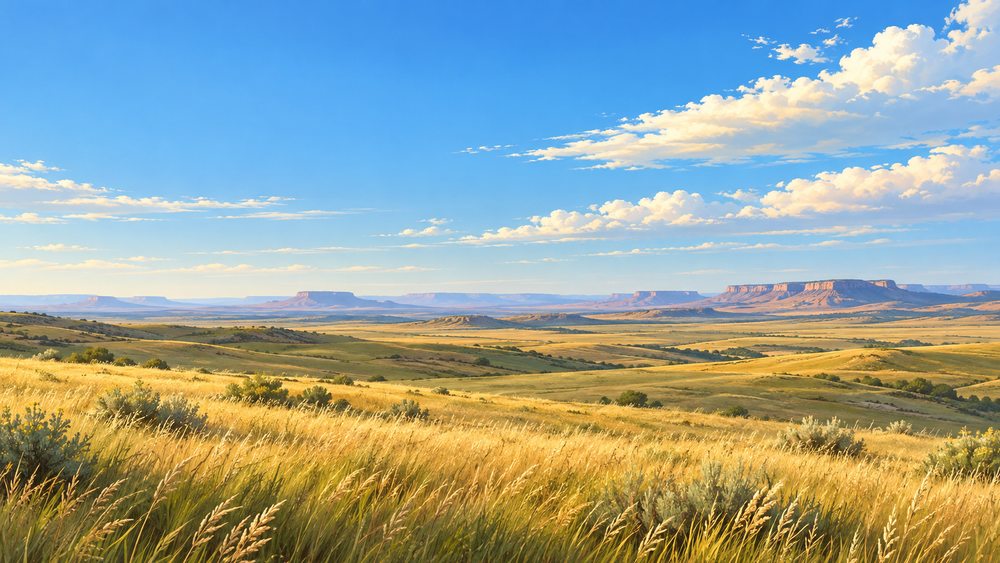
#> input picture design/art/golden-prairie/reference.png, 1000 x 563 px, shrunk from 1672 x 941 before the run
$ python banding-check.py ../design/art/golden-prairie/reference.png
#> lines starting #> are read from the running program, lines starting #| are printed output that depends on the picture
#!/usr/bin/env python3
"""Measure gradient-banding risk in wallpaper images.

A smooth 8-bit gradient that changes by only a few levels over hundreds of
pixels quantizes into flat bands. Fine grain (dither) breaks those bands into
short runs. This script walks vertical scanlines through smooth regions and
measures how long each column stays on exactly the same RGB value.

Per file and region it reports:
  p50 / p95 / max  per column, the longest run of one exact RGB value that is
                   bounded on both ends by a small step (1..--step levels), in px.
                   That is a gradient band; solid shapes bounded by hard edges
                   are not counted (0 means no bands in that column).
  flat%            share of vertically adjacent pixel pairs that are identical
  levels           distinct values of the green channel in the region
  verdict          ok when p95 <= --limit, otherwise RISK

Usage:
  scripts/banding-check.py [--limit N] [--region NAME:Y0:Y1 ...] FILE...
Y0 and Y1 are fractions of the image height. Default regions are the upper sky
(0.00-0.30) and the dark foreground behind the controls (0.80-1.00).
Exit status is 1 if any region is at risk. Needs Pillow and numpy.
"""
import argparse
import sys

import numpy as np
from PIL import Image

DEFAULT_REGIONS = ["sky:0.00:0.30", "foreground:0.80:1.00"]


def band_runs(block: np.ndarray, max_step: int):
    """Per column, the longest run of identical RGB values that is bounded on both
    sides by a small step (1..max_step levels): the signature of a quantized
    gradient. Runs bounded by big edges (silhouettes, solid shapes) are not bands."""
    b = block.astype(np.int16)
    d = np.abs(b[1:] - b[:-1]).max(axis=2)  # (h-1) x w, step between rows
    w = d.shape[1]
    longest = np.zeros(w, dtype=np.int32)
    for x in range(w):
        col = d[:, x]
        edges = np.flatnonzero(col)
        if len(edges) < 2:
            continue
        lengths = np.diff(edges)
        small = (col[edges] <= max_step)
        is_band = small[:-1] & small[1:]
        if is_band.any():
            longest[x] = lengths[is_band].max()
    return longest, d == 0


def analyse(path: str, regions, limit: int, max_step: int):
#> called with limit = 16, max_step = 3
    img = Image.open(path).convert("RGB")
#> img is the input picture: PIL image 1000x563 RGB; mean R, G, B 150.5, 165, 156.8
    px = np.asarray(img)
    h = px.shape[0]
#> h = 563
    rows = []
    for spec in regions:
        name, y0, y1 = spec.split(":")
        a, b = int(float(y0) * h), int(float(y1) * h)
        block = px[a:b]
        runs, same = band_runs(block, max_step)
        p50, p95 = np.percentile(runs, [50, 95])
        rows.append(
            dict(
                file=path,
                region=f"{name} {float(y0):.2f}-{float(y1):.2f}",
                p50=int(p50),
                p95=int(p95),
                max=int(runs.max()),
                flat=100.0 * same.mean(),
                levels=len(np.unique(block[..., 1])),
                ok=p95 <= limit,
            )
        )
#> this loop made 2 passes
#> (p50, p95) on passes 1 to 2: (2, 4), (1, 1)
#> pass 1, in analyse, `block = px[a:b]`:
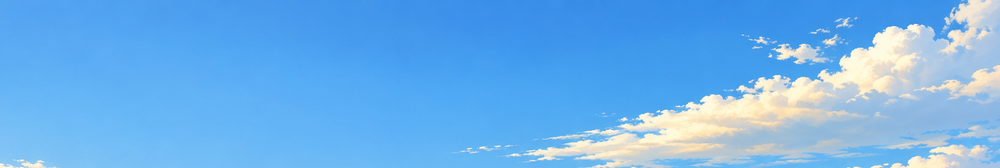
#> block: shape (168, 1000, 3); mean R, G, B 109.7, 177, 234.5
#> pass 1, in band_runs, `d = np.abs(b[1:] - b[:-1]).max(axis=2)`:
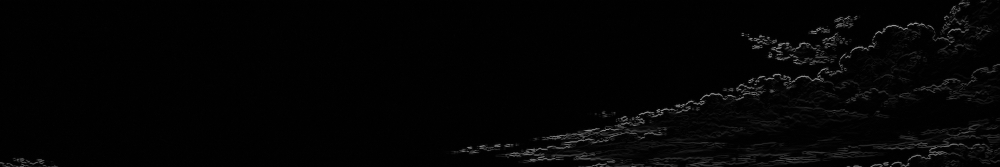
#> d: shape (167, 1000) int16; min 0, max 155, mean 4.3
#> pass 1, in analyse, `runs, same = band_runs(block, max_step)`:
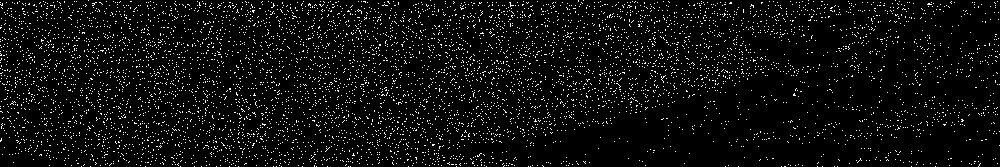
#> same: shape (167, 1000) bool; 5.2% white in thin lines or dots
#> after the loop:
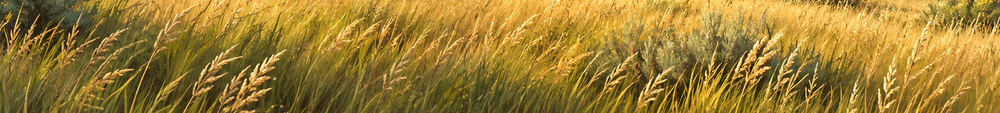
#> block: shape (113, 1000, 3); mean R, G, B 154.8, 124.8, 50.8
#> after the loop:
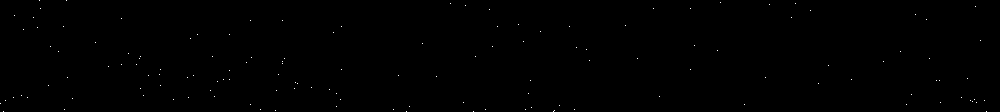
#> same: shape (112, 1000) bool; 0.12% white in thin lines or dots
#> after the loop, rows = 2 items
    return img.size, rows


def main() -> int:
    ap = argparse.ArgumentParser(description=__doc__, formatter_class=argparse.RawDescriptionHelpFormatter)
    ap.add_argument("files", nargs="+")
    ap.add_argument("--limit", type=int, default=16, help="max acceptable p95 run length in px (default 16)")
    ap.add_argument("--step", type=int, default=3, help="largest step (levels) that still counts as a band edge")
    ap.add_argument("--region", action="append", help="NAME:Y0:Y1 (fractions); repeatable")
    args = ap.parse_args()
    regions = args.region or DEFAULT_REGIONS

    risk = False
    print(f"{'file':44} {'region':22} {'p50':>4} {'p95':>4} {'max':>5} {'flat%':>6} {'levels':>6}  verdict")
    for f in args.files:
        size, rows = analyse(f, regions, args.limit, args.step)
#> size = (1000, 563); rows = 2 items
        for r in rows:
            risk |= not r["ok"]
            print(
                f"{r['file'][-44:]:44} {r['region']:22} {r['p50']:4d} {r['p95']:4d} {r['max']:5d} "
                f"{r['flat']:6.1f} {r['levels']:6d}  {'ok' if r['ok'] else 'RISK'}"
            )
#> this loop made 2 passes
#> risk on passes 1 to 2: False, False
#| ../design/art/golden-prairie/reference.png   sky 0.00-0.30             2    4     6    5.2    119  ok
#| ../design/art/golden-prairie/reference.png   foreground 0.80-1.00      1    1     2    0.1    245  ok
#> after the loop, risk = False
    return 1 if risk else 0


if __name__ == "__main__":
    sys.exit(main())
#> (the program exits here)
